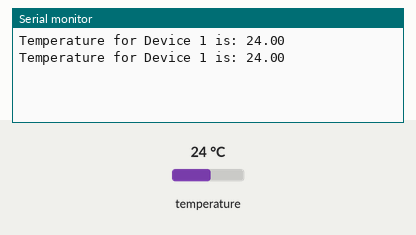
The sketch below on a simulated Arduino Uno, built with avr-gcc and run on an emulated ATmega328P. Shown: the last lines printed to the serial monitor. The test bench sets the inputs (shaded band); at power-on: temperature 24 °C.

Above: at 4.3 s.
4.4 s: temperature set to 12 °C
At 6.8 s:
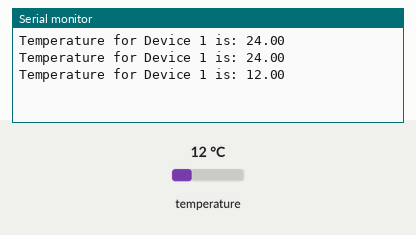
8.1 s: temperature set to 19 °C
At 10.0 s:
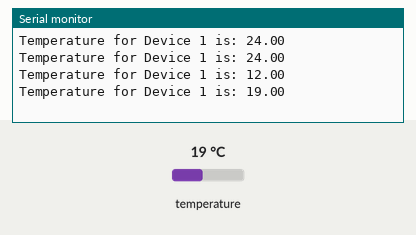
Timing chart, 0 to 11.5 s (numbered marks = the images above; inputs shaded):
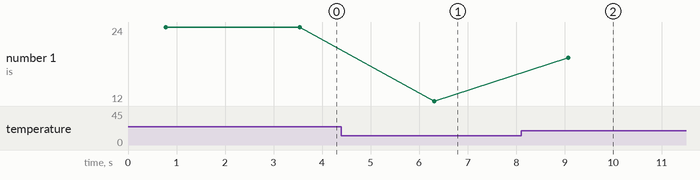

Measured:
- after the input at 4.4 s, the serial monitor: prints a new line after 1.9 s (image 1)
- after the input at 8.1 s, the serial monitor: prints a new line after 0.97 s (image 2)
- plotted number 1: 24 → 12 after the input at 4.4 s, 12 → 19 after the input at 8.1 s

The sketch:

thermometer_and_RTC.ino
```cpp
#include <Wire.h>

#include <RTClib.h>


#include <DallasTemperature.h>
#include <OneWire.h>

//I/O Pins in use
#define ONE_WIRE_BUS 2

//Thermometer variables
// Setup a oneWire instance to communicate with any OneWire devices
// (not just Maxim/Dallas temperature ICs)
OneWire oneWire(ONE_WIRE_BUS);
// Pass our oneWire reference to Dallas Temperature.
DallasTemperature temp_sensor(&oneWire);


//RTC
DS1307 rtc;

//Global and stuff to initate once
uint32_t delayMS;
float current_temp = -1;

String getDateStr(const DateTime& dt) {
    return String(dt.year()) + "/" + String(dt.month()) + "/" + String(dt.day(), DEC);
}

String getTimeStr(const DateTime& dt) {
    return String(dt.hour(), DEC) + ":" + String(dt.minute(), DEC) + ":" + String(dt.second(), DEC);
}

void setup() {
  Serial.begin(9600);
  delayMS = 2000;
  temp_sensor.begin();

  Wire.begin();

  rtc.begin();
  if (! rtc.isrunning()) {
    Serial.println("RTC is NOT running!");
    // following line sets the RTC to the date & time this sketch was compiled
    rtc.adjust(DateTime(__DATE__, __TIME__));
  }

  //rtc.adjust(DateTime(2017, 1, 22, 18, 23, 0));


}

void loop() {

  //Read RTC
//  DateTime now = rtc.now();
//  Serial.print(getDateStr(now));
//  Serial.print(" ");
//  Serial.print(getTimeStr(now));
//  Serial.print("\n");

//    Serial.print(now.year(), DEC);
//    Serial.print('/');
//    Serial.print(now.month(), DEC);
//    Serial.print('/');
//    Serial.print(now.day(), DEC);
//    Serial.print(" (");
//    Serial.print(") ");
//    Serial.print(now.hour(), DEC);
//    Serial.print(':');
//    Serial.print(now.minute(), DEC);
//    Serial.print(':');
//    Serial.print(now.second(), DEC);
//    Serial.println();
//
//    Serial.print(" since midnight 1/1/1970 = ");
//    Serial.print(now.unixtime());
//    Serial.print("s = ");
//    Serial.print(now.unixtime() / 86400L);
//    Serial.println("d");
//
  //Check PIR sensor -> if someone near turn on blacklight for 30 seconds

  //Read button inputs

  //Read thermometer every 15 seconds?
  // call sensors.requestTemperatures() to issue a global temperature
  // request to all devices on the bus
  temp_sensor.requestTemperatures(); // Send the command to get temperatures
  current_temp = temp_sensor.getTempCByIndex(0);
  String cur_temp_str = String(current_temp, 2);

  Serial.print("Temperature for Device 1 is: " + cur_temp_str);
  Serial.print("\n");

  //Check temperature against current set point in schedule

  //Turn boiler on or off

  //Report back current status and actions to in-station via RF transmitter

  delay(delayMS); //temporary delay in loop

}
```
